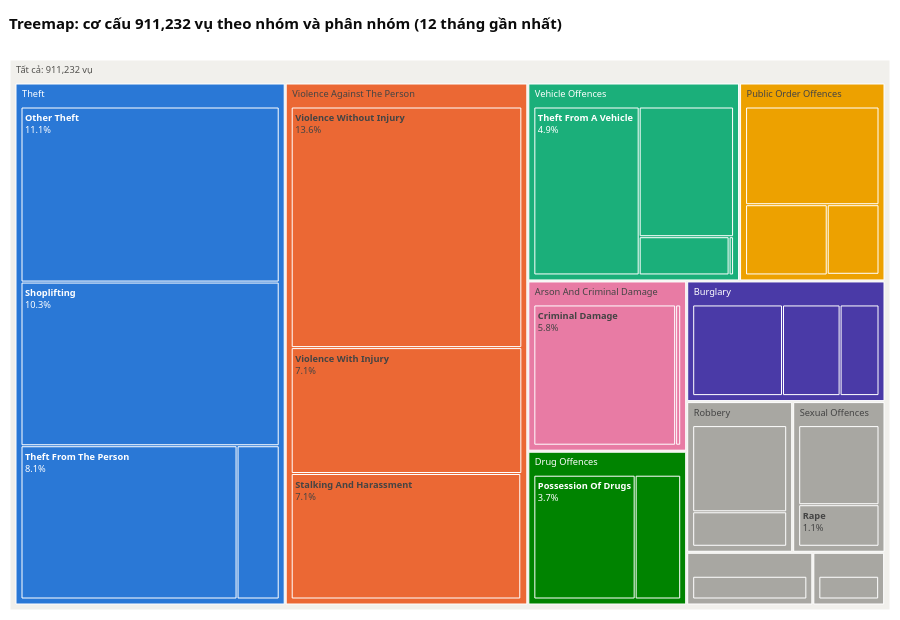

Here is the notebook cell this chart was saved with:
### Markdown cell above
### 5.7 Treemap — cơ cấu nhóm và phân nhóm tội phạm (12 tháng gần nhất)
Diện tích mỗi ô tỷ lệ với số vụ. Ô lớn là **nhóm** (màu riêng), ô nhỏ bên trong là **phân nhóm**. Bảy nhóm lớn nhất có màu cố định, các nhóm còn lại màu xám. **Click vào một nhóm** để phóng to xem các phân nhóm, click thanh trên cùng để quay lại.

### Code cell
tm = (facts_borough[facts_borough.month.isin(last12)]
      .groupby(['crime_group', 'crime_subgroup']).crime_count.sum().loc[lambda s: s > 0])
groups = tm.groupby(level=0).sum().sort_values(ascending=False)
group_color = {g: (CATEGORICAL[i] if i < len(CATEGORICAL) else OTHER_GRAY) for i, g in enumerate(groups.index)}
total12 = int(groups.sum())

tdf = tm.rename('crime_count').reset_index()
tdf['group'], tdf['subgroup'] = tdf.crime_group.str.title(), tdf.crime_subgroup.str.title()
ROOT_LABEL = f'Tất cả: {total12:,} vụ'
fig = px.treemap(tdf, path=[px.Constant(ROOT_LABEL), 'group', 'subgroup'], values='crime_count', color='group',
                 color_discrete_map={'(?)': '#f1f0ec', **{g.title(): c for g, c in group_color.items()}})
fig.update_traces(texttemplate='<b>%{label}</b><br>%{percentRoot:.1%}', marker=dict(line=dict(color='white', width=1)),
                  hovertemplate='<b>%{label}</b><br>%{value:,} vụ<br>%{percentRoot:.1%} tổng số vụ<br>%{percentParent:.1%} của %{parent}<extra></extra>',
                  tiling=dict(pad=2), pathbar=dict(visible=True))
style(fig, f'Treemap: cơ cấu {total12:,} vụ theo nhóm và phân nhóm (12 tháng gần nhất)', height=620, legend=False)
fig.update_layout(uniformtext=dict(minsize=9, mode='hide'))                  # ẩn nhãn ở ô quá nhỏ (vẫn xem được khi di chuột)
fig.show()

### Figure 1 — Plotly figure (JSON) as saved in the notebook; plotly's stock layout.template omitted (floating-point values rounded to 4 significant figures)
{"data": [{"branchvalues": "total", "customdata": [["(?)"], ["Arson And Criminal Damage"], ["Arson And Criminal Damage"], ["Arson And Criminal Damage"], ["Burglary"], ["Burglary"], ["Burglary"], ["Burglary"], ["Burglary"], ["Drug Offences"], ["Drug Offences"], ["Drug Offences"], ["Fraud And Forgery"], ["Fraud And Forgery"], ["Miscellaneous Crimes Against Society"], ["Miscellaneous Crimes Against Society"], ["Possession Of Weapons"], ["Possession Of Weapons"], ["Public Order Offences"], ["Public Order Offences"], ["Public Order Offences"], ["Public Order Offences"], ["Public Order Offences"], ["Robbery"], ["Robbery"], ["Robbery"], ["Sexual Offences"], ["Sexual Offences"], ["Sexual Offences"], ["Theft"], ["Theft"], ["Theft"], ["Theft"], ["Theft"], ["Vehicle Offences"], ["Vehicle Offences"], ["Vehicle Offences"], ["Vehicle Offences"], ["Vehicle Offences"], ["Violence Against The Person"], ["Violence Against The Person"], ["Violence Against The Person"], ["Violence Against The Person"], ["Violence Against The Person"], ["Violence Against The Person"]], "domain": {"x": [0, 1], "y": [0, 1]}, "hovertemplate": "<b>%{label}</b><br>%{value:,} vụ<br>%{percentRoot:.1%} tổng số vụ<br>%{percentParent:.1%} của %{parent}<extra></extra>", "ids": ["Tất cả: 911,232 vụ", "Tất cả: 911,232 vụ/Arson And Criminal Damage/Arson", "Tất cả: 911,232 vụ/Arson And Criminal Damage/Criminal Damage", "Tất cả: 911,232 vụ/Arson And Criminal Damage", "Tất cả: 911,232 vụ/Burglary/Burglary - Residential", "Tất cả: 911,232 vụ/Burglary/Burglary Business And Community", "Tất cả: 911,232 vụ/Burglary/Res Burglary Of A Home", "Tất cả: 911,232 vụ/Burglary/Res Burglary Of Unconnected Building", "Tất cả: 911,232 vụ/Burglary", "Tất cả: 911,232 vụ/Drug Offences/Possession Of Drugs", "Tất cả: 911,232 vụ/Drug Offences/Trafficking Of Drugs", "Tất cả: 911,232 vụ/Drug Offences", "Tất cả: 911,232 vụ/Fraud And Forgery/Fraud And Forgery", "Tất cả: 911,232 vụ/Fraud And Forgery", "Tất cả: 911,232 vụ/Miscellaneous Crimes Against Society/Misc Crimes Against Society", "Tất cả: 911,232 vụ/Miscellaneous Crimes Against Society", "Tất cả: 911,232 vụ/Possession Of Weapons/Possession Of Weapons", "Tất cả: 911,232 vụ/Possession Of Weapons", "Tất cả: 911,232 vụ/Public Order Offences/Other Offences Public Order", "Tất cả: 911,232 vụ/Public Order Offences/Public Fear, Alarm Or Distress", "Tất cả: 911,232 vụ/Public Order Offences/Race Or Religious Agg Public Fear", "Tất cả: 911,232 vụ/Public Order Offences/Violent Disorder", "Tất cả: 911,232 vụ/Public Order Offences", "Tất cả: 911,232 vụ/Robbery/Robbery Of Business Property", "Tất cả: 911,232 vụ/Robbery/Robbery Of Personal Property", "Tất cả: 911,232 vụ/Robbery", "Tất cả: 911,232 vụ/Sexual Offences/Other Sexual Offences", "Tất cả: 911,232 vụ/Sexual Offences/Rape", "Tất cả: 911,232 vụ/Sexual Offences", "Tất cả: 911,232 vụ/Theft/Bicycle Theft", "Tất cả: 911,232 vụ/Theft/Other Theft", "Tất cả: 911,232 vụ/Theft/Shoplifting", "Tất cả: 911,232 vụ/Theft/Theft From The Person", "Tất cả: 911,232 vụ/Theft", "Tất cả: 911,232 vụ/Vehicle Offences/Aggravated Vehicle Taking", "Tất cả: 911,232 vụ/Vehicle Offences/Interfering With A Motor Vehicle", "Tất cả: 911,232 vụ/Vehicle Offences/Theft From A Vehicle", "Tất cả: 911,232 vụ/Vehicle Offences/Theft Or Unauth Taking Of A Motor Veh", "Tất cả: 911,232 vụ/Vehicle Offences", "Tất cả: 911,232 vụ/Violence Against The Person/Death Serious Injury Illegal Driving", "Tất cả: 911,232 vụ/Violence Against The Person/Homicide", "Tất cả: 911,232 vụ/Violence Against The Person/Stalking And Harassment", "Tất cả: 911,232 vụ/Violence Against The Person/Violence With Injury", "Tất cả: 911,232 vụ/Violence Against The Person/Violence Without Injury", "Tất cả: 911,232 vụ/Violence Against The Person"], "labels": ["Tất cả: 911,232 vụ", "Arson", "Criminal Damage", "Arson And Criminal Damage", "Burglary - Residential", "Burglary Business And Community", "Res Burglary Of A Home", "Res Burglary Of Unconnected Building", "Burglary", "Possession Of Drugs", "Trafficking Of Drugs", "Drug Offences", "Fraud And Forgery", "Fraud And Forgery", "Misc Crimes Against Society", "Miscellaneous Crimes Against Society", "Possession Of Weapons", "Possession Of Weapons", "Other Offences Public Order", "Public Fear, Alarm Or Distress", "Race Or Religious Agg Public Fear", "Violent Disorder", "Public Order Offences", "Robbery Of Business Property", "Robbery Of Personal Property", "Robbery", "Other Sexual Offences", "Rape", "Sexual Offences", "Bicycle Theft", "Other Theft", "Shoplifting", "Theft From The Person", "Theft", "Aggravated Vehicle Taking", "Interfering With A Motor Vehicle", "Theft From A Vehicle", "Theft Or Unauth Taking Of A Motor Veh", "Vehicle Offences", "Death Serious Injury Illegal Driving", "Homicide", "Stalking And Harassment", "Violence With Injury", "Violence Without Injury", "Violence Against The Person"], "marker": {"colors": ["#f1f0ec", "#e87ba4", "#e87ba4", "#e87ba4", "#4a3aa7", "#4a3aa7", "#4a3aa7", "#4a3aa7", "#4a3aa7", "#008300", "#008300", "#008300", "#a8a7a2", "#a8a7a2", "#a8a7a2", "#a8a7a2", "#a8a7a2", "#a8a7a2", "#eda100", "#eda100", "#eda100", "#eda100", "#eda100", "#a8a7a2", "#a8a7a2", "#a8a7a2", "#a8a7a2", "#a8a7a2", "#a8a7a2", "#2a78d6", "#2a78d6", "#2a78d6", "#2a78d6", "#2a78d6", "#1baf7a", "#1baf7a", "#1baf7a", "#1baf7a", "#1baf7a", "#eb6834", "#eb6834", "#eb6834", "#eb6834", "#eb6834", "#eb6834"], "line": {"color": "white", "width": 1}}, "name": "", "parents": ["", "Tất cả: 911,232 vụ/Arson And Criminal Damage", "Tất cả: 911,232 vụ/Arson And Criminal Damage", "Tất cả: 911,232 vụ", "Tất cả: 911,232 vụ/Burglary", "Tất cả: 911,232 vụ/Burglary", "Tất cả: 911,232 vụ/Burglary", "Tất cả: 911,232 vụ/Burglary", "Tất cả: 911,232 vụ", "Tất cả: 911,232 vụ/Drug Offences", "Tất cả: 911,232 vụ/Drug Offences", "Tất cả: 911,232 vụ", "Tất cả: 911,232 vụ/Fraud And Forgery", "Tất cả: 911,232 vụ", "Tất cả: 911,232 vụ/Miscellaneous Crimes Against Society", "Tất cả: 911,232 vụ", "Tất cả: 911,232 vụ/Possession Of Weapons", "Tất cả: 911,232 vụ", "Tất cả: 911,232 vụ/Public Order Offences", "Tất cả: 911,232 vụ/Public Order Offences", "Tất cả: 911,232 vụ/Public Order Offences", "Tất cả: 911,232 vụ/Public Order Offences", "Tất cả: 911,232 vụ", "Tất cả: 911,232 vụ/Robbery", "Tất cả: 911,232 vụ/Robbery", "Tất cả: 911,232 vụ", "Tất cả: 911,232 vụ/Sexual Offences", "Tất cả: 911,232 vụ/Sexual Offences", "Tất cả: 911,232 vụ", "Tất cả: 911,232 vụ/Theft", "Tất cả: 911,232 vụ/Theft", "Tất cả: 911,232 vụ/Theft", "Tất cả: 911,232 vụ/Theft", "Tất cả: 911,232 vụ", "Tất cả: 911,232 vụ/Vehicle Offences", "Tất cả: 911,232 vụ/Vehicle Offences", "Tất cả: 911,232 vụ/Vehicle Offences", "Tất cả: 911,232 vụ/Vehicle Offences", "Tất cả: 911,232 vụ", "Tất cả: 911,232 vụ/Violence Against The Person", "Tất cả: 911,232 vụ/Violence Against The Person", "Tất cả: 911,232 vụ/Violence Against The Person", "Tất cả: 911,232 vụ/Violence Against The Person", "Tất cả: 911,232 vụ/Violence Against The Person", "Tất cả: 911,232 vụ"], "pathbar": {"visible": true}, "texttemplate": "<b>%{label}</b><br>%{percentRoot:.1%}", "tiling": {"pad": 2}, "type": "treemap", "values": [911200.0, 1872.0, 52400.0, 54280.0, 1.0, 14840.0, 23140.0, 10020.0, 48010.0, 33820.0, 15200.0, 49020.0, 37.0, 37.0, 13350.0, 13350.0, 7598.0, 7598.0, 9290.0, 33600.0, 14790.0, 85.0, 57760.0, 9157.0, 22890.0, 32040.0, 18290.0, 9610.0, 27900.0, 14400.0, 100700.0, 94160.0, 73760.0, 283000.0, 429.0, 8622.0, 44360.0, 30690.0, 84100.0, 193.0, 103.0, 64520.0, 65040.0, 124300.0, 254100.0]}], "layout": {"font": {"color": "#52514e", "family": "Segoe UI, Inter, Arial, sans-serif", "size": 12}, "height": 620, "hoverlabel": {"font": {"family": "Segoe UI, Inter, Arial, sans-serif"}}, "legend": {"orientation": "h", "title": {"text": ""}, "tracegroupgap": 0, "x": 0, "xanchor": "left", "y": 1.02, "yanchor": "bottom"}, "margin": {"b": 10, "l": 10, "r": 10, "t": 60}, "showlegend": false, "title": {"font": {"color": "#0b0b0b", "size": 15}, "text": "<b>Treemap: cơ cấu 911,232 vụ theo nhóm và phân nhóm (12 tháng gần nhất)</b>", "x": 0.01, "xanchor": "left", "y": 0.97, "yanchor": "top"}, "uniformtext": {"minsize": 9, "mode": "hide"}}}
